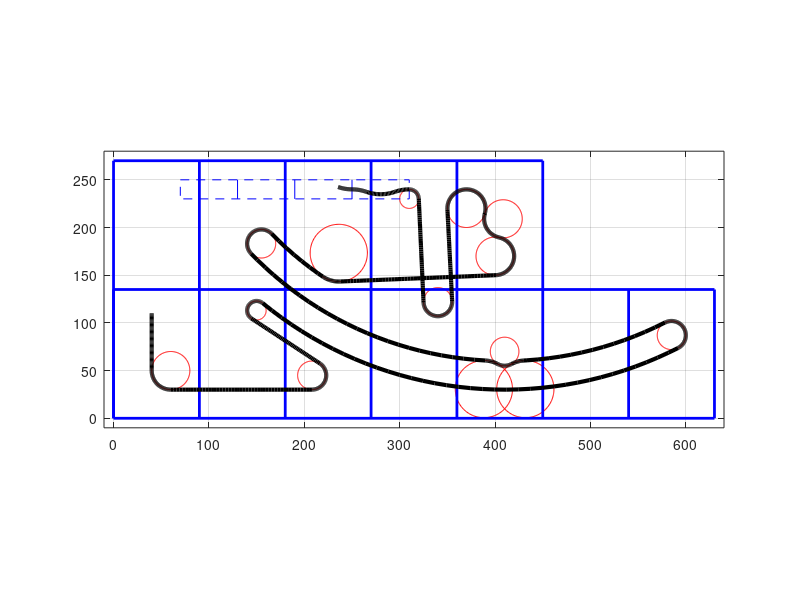

This chart was generated by the following MATLAB code:
% Data structure
% struct xy, radius, angle: if radius=-1, straight line, otherwise circular
% arc, angle specifies where the point is
% unit: cm
clear;

Start.x = 40;	Start.y  = 110; Start.r = -1;   Start.ang = 0;
End.x = 40;   End.y = 210;  End.r = -1; End.ang = 0;

% Start to Point(1), Straight Line
Point(1).x = 60; Point(1).y = 50;   Point(1).r = 20;    Point(1).ang = pi;
tempPx0 = Point(1).x+Point(1).r*cos(Point(1).ang);
tempPy0 = Point(1).y+Point(1).r*sin(Point(1).ang);
xyCourse = [linspace(Start.x, tempPx0, 50)' linspace(Start.y, tempPy0, 50)'];

% Point(1) to Point(2), CCW arc
Point(2).x = 60; Point(2).y = 50;   Point(2).r = 20;    Point(2).ang = 3*pi/2;
theta = Point(1).ang:pi/100:Point(2).ang;
xyCourse = [xyCourse;(Point(1).x+Point(1).r*cos(theta))' (Point(1).y+Point(1).r*sin(theta))'];

% Point(2) to Point(3), Straight Line
Point(3).x = 208; Point(3).y = 45;   Point(3).r = 15;    Point(3).ang = Point(2).ang;
tempPx0 = Point(2).x+Point(2).r*cos(Point(2).ang);
tempPy0 = Point(2).y+Point(2).r*sin(Point(2).ang);
tempPx1 = Point(3).x+Point(3).r*cos(Point(3).ang);
tempPy1 = Point(3).y+Point(3).r*sin(Point(3).ang);
xyCourse = [xyCourse;linspace(tempPx0, tempPx1, 50)' linspace(tempPy0, tempPy1, 50)'];

% Point(3) to Point(4), CCW arc
Point(4).x = 208; Point(4).y = 45;   Point(4).r = 15;    Point(4).ang = 0;
Point(5).x = 150; Point(5).y = 113;   Point(5).r = 10;    Point(5).ang = 0;
tempAng1 = atan2(Point(5).y-Point(4).y, Point(5).x-Point(4).x);
tempAng2 = asin((Point(5).r+Point(4).r)/norm([Point(5).x-Point(4).x Point(5).y-Point(4).y]));
tempAng = tempAng1+tempAng2-pi/2;
Point(4).ang = tempAng;
theta = (Point(3).ang-2*pi):pi/100:Point(4).ang;
xyCourse = [xyCourse;(Point(4).x+Point(4).r*cos(theta))' (Point(4).y+Point(4).r*sin(theta))'];

% Point(4) to Point(5), Straight Line
Point(5).ang = tempAng+pi;
tempPx0 = Point(4).x+Point(4).r*cos(Point(4).ang);
tempPy0 = Point(4).y+Point(4).r*sin(Point(4).ang);
tempPx1 = Point(5).x+Point(5).r*cos(Point(5).ang);
tempPy1 = Point(5).y+Point(5).r*sin(Point(5).ang);
xyCourse = [xyCourse;linspace(tempPx0, tempPx1, 50)' linspace(tempPy0, tempPy1, 50)'];

% Point(5) to Point(6), CW arc
Point(6).x = 410; Point(6).y = 430;   Point(6).r = 400;    Point(6).ang = 0;
tempAng1 = atan2(Point(6).y-Point(5).y, Point(6).x-Point(5).x);
Point(6).ang = tempAng1;
theta = Point(5).ang:-pi/100:Point(6).ang;
xyCourse = [xyCourse;(Point(5).x+Point(5).r*cos(theta))' (Point(5).y+Point(5).r*sin(theta))'];

% Point(6) to Point(7), CCW arc, Point(7) to Point(8), CCW arc
Point(7).x = 410; Point(7).y = 430;  Point(7).r = 400;   Point(7).ang = 0;
Point(8).x = 585; Point(8).y = 87;   Point(8).r = 15;    Point(8).ang = 0;
tempAng1 = atan2(Point(7).y-Point(8).y, Point(7).x-Point(8).x);
Point(7).ang = tempAng1+pi;
Point(8).ang = tempAng1;
theta = (Point(6).ang+pi):pi/100:Point(7).ang;
xyCourse = [xyCourse;(Point(6).x+Point(6).r*cos(theta))' (Point(6).y+Point(6).r*sin(theta))'];
theta = (Point(8).ang-pi):pi/100:Point(8).ang;
xyCourse = [xyCourse;(Point(8).x+Point(8).r*cos(theta))' (Point(8).y+Point(8).r*sin(theta))'];

% Point(8) to Point(9), CW arc
Point(9).x  = 410; Point(9).y  = 430;  Point(9).r  = 370;   Point(9).ang  = 0;
A = acos((400^2+360^2-45^2)/2/400/360);
tempX = 410+400*sin(A); tempY = 430-400*cos(A);
tempAng1 = atan2(Point(9).y-tempY, Point(9).x-tempX);
Point(9).ang = tempAng1+pi;
theta = (Point(8).ang+pi):-pi/100:Point(9).ang;
xyCourse = [xyCourse;(Point(9).x+Point(9).r*cos(theta))' (Point(9).y+Point(9).r*sin(theta))'];
Point(10).x = tempX; Point(10).y = tempY;   Point(10).r = 30;   Point(10).ang = 0;

% Point(9) to Point(10), CCW arc
Point(11).x = 410; Point(11).y = 70;   Point(11).r = 15;   Point(11).ang = 0;
tempAng1 = atan2(Point(11).y-Point(10).y, Point(11).x-Point(10).x);
Point(10).ang = tempAng1;
Point(11).ang = tempAng1-pi;
theta = (Point(9).ang-pi):pi/100:Point(10).ang;
xyCourse = [xyCourse;(Point(10).x+Point(10).r*cos(theta))' (Point(10).y+Point(10).r*sin(theta))'];

% Point(10) to Point(11), CCW arc
Point(12).x = 410-(Point(10).x-410); Point(12).y = Point(10).y;   Point(12).r = 30;   
tempAng1 = atan2(Point(12).y-Point(11).y, Point(12).x-Point(11).x);
Point(12).ang = tempAng1;
theta = (Point(11).ang):-pi/100:Point(12).ang;
xyCourse = [xyCourse;(Point(11).x+Point(11).r*cos(theta))' (Point(11).y+Point(11).r*sin(theta))'];

% from Point(12) on, P.x and P.y is the center of the arc, and P.r is the
% radius, P.ang specifies the angle of the start point of the arc, if
% P.r=-1, P.x and P.y is the start point of the next straight line
% Point(12) to Point(13), CCW arc
Point(13).x = 410; Point(13).y = 430;   Point(13).r = 370;   
tempAng1 = atan2(Point(13).y-Point(12).y, Point(13).x-Point(12).x);
Point(13).ang = tempAng1;
theta = (Point(12).ang+pi):pi/100:Point(13).ang;
xyCourse = [xyCourse;(Point(12).x+Point(12).r*cos(theta))' (Point(12).y+Point(12).r*sin(theta))'];

% Point(13) to Point(14), CW arc
Point(14).x = 155; Point(14).y = 183;   Point(14).r = 15;   
tempAng1 = atan2(Point(14).y-Point(13).y, Point(14).x-Point(13).x);
Point(14).ang = tempAng1;
theta = (Point(13).ang-pi):-pi/100:Point(14).ang;
xyCourse = [xyCourse;(Point(13).x+Point(13).r*cos(theta))' (Point(13).y+Point(13).r*sin(theta))'];

% Point(14) to Point(15), CW arc
Point(15).x = 410; Point(15).y = 430;   Point(15).r = 340;   
tempAng1 = atan2(Point(15).y-Point(14).y, Point(15).x-Point(14).x);
Point(15).ang = tempAng1;
theta = (Point(14).ang):-pi/100:Point(15).ang-2*pi;
xyCourse = [xyCourse;(Point(14).x+Point(14).r*cos(theta))' (Point(14).y+Point(14).r*sin(theta))'];

% Point(15) to Point(16), CCW arc
tempAng1 = atan2(120-Point(15).y, 200-Point(15).x);
Point(16).ang = tempAng1;   Point(16).r = 30;
Point(16).x = 410+310*cos(tempAng1); 
Point(16).y = 430+310*sin(tempAng1);
theta = (Point(15).ang-pi):pi/100:Point(16).ang;
xyCourse = [xyCourse;(Point(15).x+Point(15).r*cos(theta))' (Point(15).y+Point(15).r*sin(theta))'];

% Point(16) to Point(17), CCW arc
Point(18).x = 400; Point(18).y = 170;   Point(18).r = 20; 
tempDis1 = norm([Point(18).x-Point(16).x Point(18).y-Point(16).y]);
tempDis2 = Point(18).r/(Point(16).r-Point(18).r)*tempDis1;
tempAng1 = atan2(Point(18).y-Point(16).y, Point(18).x-Point(16).x);
tempAng2 = -acos(Point(16).r/tempDis2)+tempAng1;
Point(18).ang = tempAng2;
theta = (Point(16).ang):pi/100:tempAng2;
xyCourse = [xyCourse;(Point(16).x+Point(16).r*cos(theta))' (Point(16).y+Point(16).r*sin(theta))'];
Point(17).x = Point(16).x+Point(16).r*cos(tempAng2); 
Point(17).y = Point(16).y+Point(16).r*sin(tempAng2);   Point(17).r = -1; 

% Point(17) to Point(18), Straight Line
tempPx0 = Point(17).x;
tempPy0 = Point(17).y;
tempPx1 = Point(18).x+Point(18).r*cos(Point(18).ang);
tempPy1 = Point(18).y+Point(18).r*sin(Point(18).ang);
xyCourse = [xyCourse;linspace(tempPx0, tempPx1, 50)' linspace(tempPy0, tempPy1, 50)'];

% Point(18) to Point(19), CCW arc
Point(20).x = 370; Point(20).y = 220;   Point(20).r = 20; 
tempAng1 = atan2(Point(20).y-Point(18).y, Point(20).x-Point(18).x);
tempDis1 = norm([Point(18).x-Point(20).x Point(18).y-Point(20).y]);
A = (pi-acos((40^2+40^2-tempDis1^2)/2/40/40))/2;
Point(19).r = 20;   Point(19).ang = tempAng1-A-pi;
Point(19).x = Point(18).x+40*cos(tempAng1-A);
Point(19).y = Point(18).y+40*sin(tempAng1-A);
theta = (Point(18).ang):pi/100:tempAng1-A;
xyCourse = [xyCourse;(Point(18).x+Point(18).r*cos(theta))' (Point(18).y+Point(18).r*sin(theta))'];

% Point(19) to Point(20), CW arc
tempAng1 = atan2(Point(18).y-Point(20).y, Point(18).x-Point(20).x)+pi/4;
Point(20).ang = tempAng1;
theta = (Point(19).ang):-pi/100:tempAng1-pi;
xyCourse = [xyCourse;(Point(19).x+Point(19).r*cos(theta))' (Point(19).y+Point(19).r*sin(theta))'];

% Point(20) to Point(21), CCW arc
Point(22).x = 340; Point(22).y = 122;   Point(22).r = 15;
tempAng1 = atan2(Point(22).y-Point(20).y, Point(22).x-Point(20).x)+2*pi;
tempDis1 = norm([Point(22).x-Point(20).x Point(22).y-Point(20).y]);
tempAng2 = tempAng1 - acos((Point(22).r+Point(20).r)/tempDis1);
Point(21).x = Point(20).x+Point(20).r*cos(tempAng2); 
Point(21).y = Point(20).y+Point(20).r*sin(tempAng2);   Point(21).r = -1;
Point(22).ang = tempAng2-pi;
theta = (Point(20).ang):pi/100:tempAng2;
xyCourse = [xyCourse;(Point(20).x+Point(20).r*cos(theta))' (Point(20).y+Point(20).r*sin(theta))'];

% Point(21) to Point(22), Straight line
tempPx0 = Point(21).x;
tempPy0 = Point(21).y;
tempPx1 = Point(22).x+Point(22).r*cos(Point(22).ang);
tempPy1 = Point(22).y+Point(22).r*sin(Point(22).ang);
xyCourse = [xyCourse;linspace(tempPx0, tempPx1, 50)' linspace(tempPy0, tempPy1, 50)'];

% Point(22) to Point(23), CW arc
Point(23).x = Point(22).x+Point(22).r*cos(Point(22).ang+pi);
Point(23).y = Point(22).y+Point(22).r*sin(Point(22).ang+pi);   Point(23).r = -1;
theta = (Point(22).ang):-pi/100:Point(22).ang-pi;
xyCourse = [xyCourse;(Point(22).x+Point(22).r*cos(theta))' (Point(22).y+Point(22).r*sin(theta))'];

% Point(23) to Point(24), Straight line
Point(24).x = 310; Point(24).y = 230; Point(24).r = 10; Point(24).ang = Point(22).ang;
tempPx0 = Point(23).x;
tempPy0 = Point(23).y;
tempPx1 = Point(24).x+Point(24).r*cos(Point(24).ang);
tempPy1 = Point(24).y+Point(24).r*sin(Point(24).ang);
xyCourse = [xyCourse;linspace(tempPx0, tempPx1, 50)' linspace(tempPy0, tempPy1, 50)'];

% Point(24) to Point(25), CCW arc
Point(25).x = 310; Point(25).y = 230-35; Point(25).r = 45; Point(25).ang = pi/2;
theta = (Point(24).ang):pi/100:Point(25).ang;
xyCourse = [xyCourse;(Point(24).x+Point(24).r*cos(theta))' (Point(24).y+Point(24).r*sin(theta))'];

% Point(25) to Point(26), CCW arc
rsinAng = (Point(25).x-250)/4;
tempAng1 = asin(rsinAng/Point(25).r);
Point(26).x = Point(25).x + 2*Point(25).r*cos(tempAng1+pi/2); 
Point(26).y = Point(25).y + 2*Point(25).r*sin(tempAng1+pi/2); 
Point(26).r = 45; Point(26).ang = tempAng1+pi/2-pi;
theta = (Point(25).ang):pi/100:tempAng1+pi/2;
xyCourse = [xyCourse;(Point(25).x+Point(25).r*cos(theta))' (Point(25).y+Point(25).r*sin(theta))'];

% Point(26) to Point(27), CW arc
rsinAng = (Point(25).x-250)/4;
tempAng1 = asin(rsinAng/Point(25).r);
Point(27).ang = Point(26).ang - 2*tempAng1 + pi;
Point(27).x = Point(26).x + 2*Point(26).r*cos(Point(27).ang-pi); 
Point(27).y = Point(26).y + 2*Point(26).r*sin(Point(27).ang-pi); 
Point(27).r = 45; 
theta = (Point(26).ang):-pi/100:Point(27).ang-pi;
xyCourse = [xyCourse;(Point(26).x+Point(26).r*cos(theta))' (Point(26).y+Point(26).r*sin(theta))'];

% Point(27) to Point(28), CCW arc
Point(28).ang = -pi/2; Point(28).r = 45;
Point(28).x = Point(27).x; 
Point(28).y = Point(27).y + 2*Point(27).r; 
theta = (Point(27).ang):pi/200:Point(28).ang+pi;
xyCourse = [xyCourse;(Point(27).x+Point(27).r*cos(theta))' (Point(27).y+Point(27).r*sin(theta))'];

% Point(28) to Point(29), CW arc
rsinAng = (Point(28).x-190)/4;
tempAng1 = asin(rsinAng/Point(28).r);
Point(29).x = Point(28).x + 2*Point(28).r*cos(-tempAng1-pi/2); 
Point(29).y = Point(28).y + 2*Point(28).r*sin(-tempAng1-pi/2); 
Point(29).r = 45; Point(29).ang = -tempAng1-pi/2+pi;
theta = (Point(28).ang):-pi/200:(-tempAng1-pi/2);
xyCourse = [xyCourse;(Point(28).x+Point(28).r*cos(theta))' (Point(28).y+Point(28).r*sin(theta))'];

% plot the reference circles
f = figure(1);
set(f, 'Position',[0 400 1260 540]);
theta = 0:pi/100:2*pi;
plot(Point(2).x+Point(2).r*cos(theta), Point(2).y+Point(2).r*sin(theta), 'r'); hold;
plot(Point(4).x+Point(4).r*cos(theta), Point(4).y+Point(4).r*sin(theta), 'r'); 
plot(Point(5).x+Point(5).r*cos(theta), Point(5).y+Point(5).r*sin(theta), 'r'); 
plot(Point(8).x+Point(8).r*cos(theta), Point(8).y+Point(8).r*sin(theta), 'r'); 
plot(Point(10).x+Point(10).r*cos(theta), Point(10).y+Point(10).r*sin(theta), 'r'); 
plot(Point(11).x+Point(11).r*cos(theta), Point(11).y+Point(11).r*sin(theta), 'r'); 
plot(Point(12).x+Point(12).r*cos(theta), Point(12).y+Point(12).r*sin(theta), 'r'); 
plot(Point(14).x+Point(14).r*cos(theta), Point(14).y+Point(14).r*sin(theta), 'r'); 
plot(Point(16).x+Point(16).r*cos(theta), Point(16).y+Point(16).r*sin(theta), 'r'); 
plot(Point(18).x+Point(18).r*cos(theta), Point(18).y+Point(18).r*sin(theta), 'r'); 
plot(Point(19).x+Point(19).r*cos(theta), Point(19).y+Point(19).r*sin(theta), 'r'); 
plot(Point(20).x+Point(20).r*cos(theta), Point(20).y+Point(20).r*sin(theta), 'r'); 
plot(Point(22).x+Point(22).r*cos(theta), Point(22).y+Point(22).r*sin(theta), 'r');
plot(Point(24).x+Point(24).r*cos(theta), Point(24).y+Point(24).r*sin(theta), 'r');

plot([310 310 70 70 310], [230 250 250 230 230], 'b--');
plot([250 250], [230 250], 'b');
plot([190 190], [230 250], 'b');
plot([130 130], [230 250], 'b');

% Plot board boundaries
plot([0 630 630 0 0], [0 0 135 135 0], 'b', 'LineWidth',2);
plot([0 0 450 450], [0 270 270 0], 'b', 'LineWidth',2);
plot([90 90], [0 270], 'b', 'LineWidth',2);
plot([180 180], [0 270], 'b', 'LineWidth',2);
plot([270 270], [0 270], 'b', 'LineWidth',2);
plot([360 360], [0 270], 'b', 'LineWidth',2);
plot([540 540], [0 135], 'b', 'LineWidth',2);

% plot the course
plot(xyCourse(:,1), xyCourse(:,2),'k', 'LineWidth',3);hold;
axis([-10 640 -10 280]); grid;
set(gca,'DataAspectRatio',[1 1 1]);